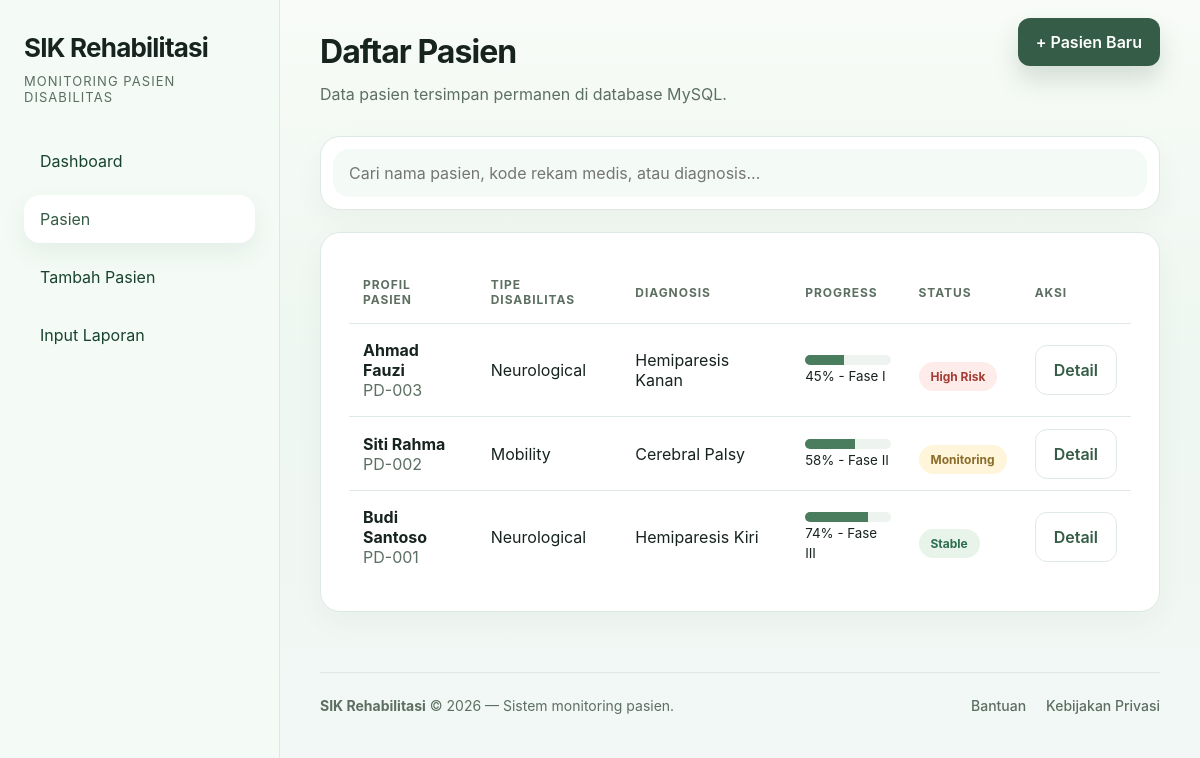
/patients.php, run on the app's committed database.
### tables this page shows
CREATE TABLE patients (
    id INT PRIMARY KEY AUTO_INCREMENT,
    code VARCHAR(20) NOT NULL UNIQUE,
    name VARCHAR(100) NOT NULL,
    age INT NOT NULL,
    gender ENUM('L','P') NOT NULL,
    address VARCHAR(150),
    diagnosis VARCHAR(100) NOT NULL,
    disability_type VARCHAR(50) NOT NULL,
    status ENUM('stable','monitoring','high-risk','urgent') NOT NULL DEFAULT 'monitoring',
    room VARCHAR(50),
    blood_type VARCHAR(5),
    admission_date DATE,
    clinician VARCHAR(100),
    progress INT DEFAULT 0,
    phase VARCHAR(30),
    latest_assessment DATETIME,
    heart_rate INT,
    spo2 INT,
    blood_pressure VARCHAR(15)
);

### includes/functions.php (called while the page is built, shortened)
<?php
function h(?string $value): string
{
    return htmlspecialchars((string)$value, ENT_QUOTES, 'UTF-8');
}
function getPatients(PDO $pdo, string $search = ''): array
{
    return $pdo->query("SELECT * FROM patients ORDER BY id DESC")->fetchAll();
}
function statusLabel(string $status): string
{
    $map = [
        'stable' => 'Stable',
        'monitoring' => 'Monitoring',
        'high-risk' => 'High Risk',
        'urgent' => 'Urgent',
    ];
    return $map[$status] ?? ucfirst($status);
}
?>

### patients.php (the view, shortened to what this page needs)
<?php
require 'includes/db.php';
require 'includes/functions.php';
$search = trim($_GET['search'] ?? '');
$patients = getPatients($pdo, $search);
require 'includes/header.php';
?>
<div class="topbar">
    <div class="page-title">
        <h2>Daftar Pasien</h2>
        <p>Data pasien tersimpan permanen di database MySQL.</p>
    </div>
    <div>
        <a href="add-patient.php" class="btn btn-primary">+ Pasien Baru</a>
    </div>
</div>
<form id="search-form" class="search-row" method="get" style="background: var(--surface); padding: 12px; border-radius: 20px; border: 1px solid var(--border); box-shadow: var(--shadow);">
    <input id="search-input" name="search" class="input" placeholder="Cari nama pasien, kode rekam medis, atau diagnosis..." value="<?= h($search) ?>" style="border: none; background: #f4fbf6;" autocomplete="off">
</form>
<div class="card" id="patients-card">
    <div class="table-wrapper" style="border: none; border-radius: 0;">
        <table class="table">
            <thead>
                <tr>
                    <th>Profil Pasien</th>
                    <th>Tipe Disabilitas</th>
                    <th>Diagnosis</th>
                    <th>Progress</th>
                    <th>Status</th>
                    <th>Aksi</th>
                </tr>
            </thead>
            <tbody>
                <?php foreach ($patients as $patient): ?>
                    <tr>
                        <td>
                            <strong><?= h($patient['name']) ?></strong><br>
                            <span class="muted"><?= h($patient['code']) ?></span>
                        </td>
                        <td><?= h($patient['disability_type']) ?></td>
                        <td><?= h($patient['diagnosis']) ?></td>
                        <td>
                            <div class="progress"><span style="width: <?= (int)$patient['progress'] ?>%"></span></div>
                            <small><?= (int)$patient['progress'] ?>% - <?= h($patient['phase']) ?></small>
                        </td>
                        <td><span class="status <?= h($patient['status']) ?>"><?= h(statusLabel($patient['status'])) ?></span></td>
                        <td><a class="btn btn-secondary" href="patient-detail.php?id=<?= (int)$patient['id'] ?>">Detail</a></td>
                    </tr>
                <?php endforeach; ?>
            </tbody>
        </table>
    </div>
</div>
<?php require 'includes/footer.php'; ?>

### css/style.css (style rules this page uses)
:root { --primary: #4a7d5d; --primary-dark: #355c46; --primary-light: #e8f3ea; --surface: #ffffff; --bg: #f7fbf8; --text: #17231e; --muted: #5c6f62; --border: #dfe8e2; --danger: #d9534f; --warning: #eb9a3d; --success: #2d8b55; --shadow: 0 10px 30px rgba(23, 39, 31, 0.04); }
* { box-sizing: border-box; }
html { scroll-behavior: smooth; }
body { margin: 0; min-height: 100vh; font-family: 'Inter', system-ui, -apple-system, BlinkMacSystemFont, 'Segoe UI', sans-serif; background: linear-gradient(180deg, #f8fbf7 0%, #eef7f1 45%, #f3f8f6 100%); color: var(--text); }
a { color: inherit; text-decoration: none; }
button, input, select, textarea { font: inherit; }
.main > * { animation: fadeInUp 0.5s cubic-bezier(0.2, 0.8, 0.2, 1) backwards; }
.main > *:nth-child(1) { animation-delay: 0.1s; }
.main > *:nth-child(2) { animation-delay: 0.2s; }
.main > *:nth-child(3) { animation-delay: 0.3s; }
.topbar { display: flex; justify-content: space-between; align-items: flex-start; gap: 18px; margin-bottom: 28px; }
.page-title h2 { margin: 0; font-size: clamp(2rem, 2.6vw, 3rem); letter-spacing: -0.03em; }
.page-title p { margin: 10px 0 0; color: var(--muted); max-width: 680px; line-height: 1.7; }
.card { background: var(--surface); border: 1px solid var(--border); border-radius: 20px; padding: 28px; box-shadow: var(--shadow); transition: transform 0.3s ease, box-shadow 0.3s ease; }
.muted { color: var(--muted); }
.table-wrapper { overflow-x: auto; background: var(--surface); border-radius: 16px; border: 1px solid var(--border); }
.table { width: 100%; min-width: 720px; border-collapse: separate; border-spacing: 0; }
.table th, .table td { padding: 16px 14px; border-bottom: 1px solid rgba(223, 232, 226, 0.95); text-align: left; }
.table tbody tr:last-child td { border-bottom: none; }
.table th { color: var(--muted); font-size: 12px; text-transform: uppercase; letter-spacing: 0.08em; }
.progress { height: 10px; background: #edf4ef; border-radius: 999px; overflow: hidden; }
.progress > span { display: block; height: 100%; background: var(--primary); }
.status { display: inline-block; padding: 7px 12px; border-radius: 999px; font-size: 12px; font-weight: 700; margin: 12px 0 0; }
.status.stable { background: #e8f3ea; color: #2c6f4e; }
.status.monitoring { background: #fff5da; color: #8b6d2a; }
.status.high-risk { background: #fdecea; color: #a43d35; }
.search-row { display: flex; gap: 12px; flex-wrap: wrap; margin-bottom: 22px; }
.input, .select, .textarea { width: 100%; padding: 14px 16px; border: 1px solid rgba(223, 232, 226, 0.95); background: #ffffff; border-radius: 16px; transition: border-color 0.2s ease, box-shadow 0.2s ease; }
.btn { border: 0; border-radius: 12px; padding: 14px 18px; font-weight: 600; cursor: pointer; transition: transform 0.2s ease, background 0.2s ease, box-shadow 0.2s ease; }
.btn-primary { background: var(--primary-dark); color: white; box-shadow: 0 14px 24px rgba(53, 92, 70, 0.18); }
.btn-secondary { background: #ffffff; border: 1px solid rgba(223, 232, 226, 0.95); color: var(--primary-dark); }

### data on the page
patients: name "Ahmad Fauzi", code "PD-003", disability_type "Neurological", diagnosis "Hemiparesis Kanan", progress "45", phase "Fase I", status "High Risk"
patients: name "Siti Rahma", code "PD-002", disability_type "Mobility", diagnosis "Cerebral Palsy", progress "58", phase "Fase II", status "Monitoring"
patients: name "Budi Santoso", code "PD-001", disability_type "Neurological", diagnosis "Hemiparesis Kiri", progress "74", phase "Fase III", status "Stable"
